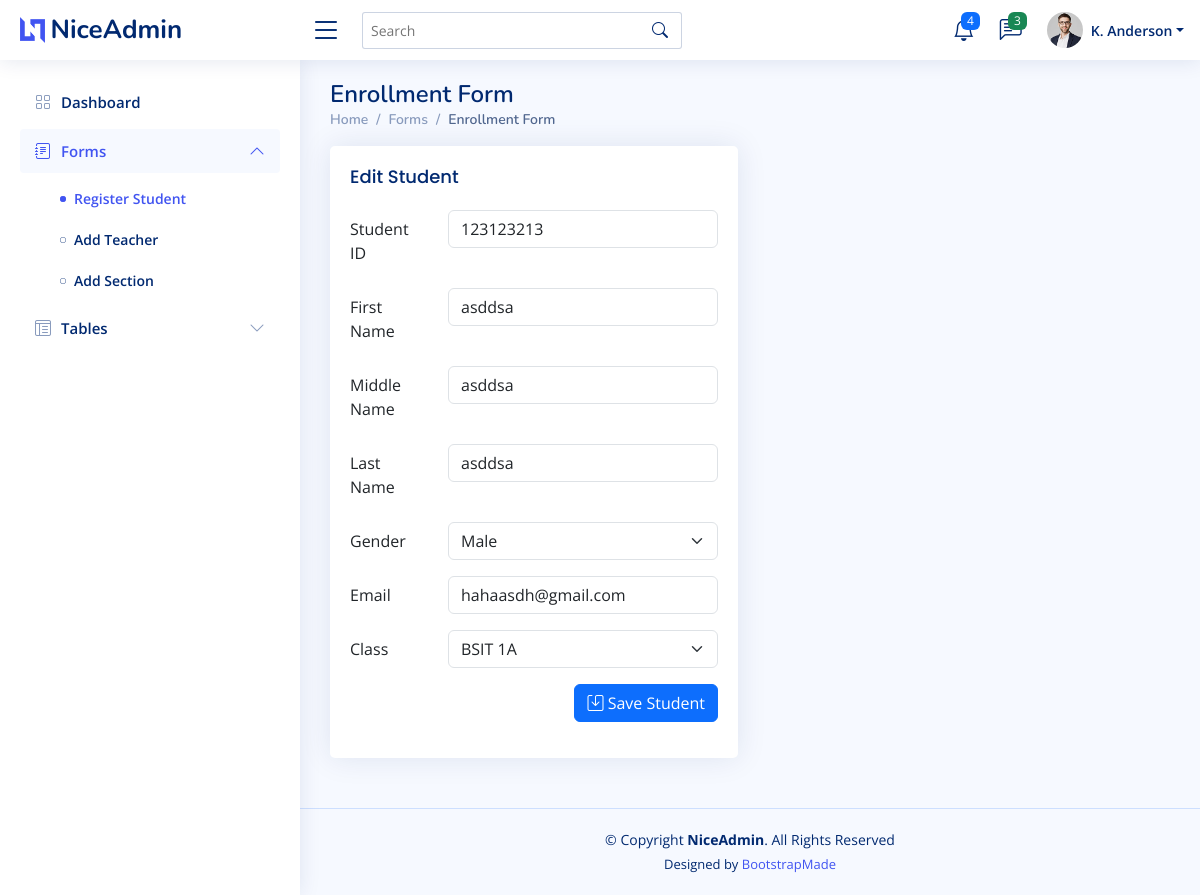
Screenshot of /index.php?page=student_form&id=6 with the database file from the repository.
### tables this page shows
CREATE TABLE `students` (
  `id` int(11) NOT NULL,
  `student_id` varchar(50) NOT NULL,
  `fname` varchar(100) NOT NULL,
  `mname` varchar(100) DEFAULT NULL,
  `lname` varchar(100) NOT NULL,
  `gender` enum('Male','Female') NOT NULL,
  `email` varchar(150) NOT NULL,
  `class_id` int(11) NOT NULL,
  `created_at` timestamp NOT NULL DEFAULT current_timestamp(),
  `updated_at` timestamp NOT NULL DEFAULT current_timestamp() ON UPDATE current_timestamp()
);

### function/function.php (called while the page is built, shortened)
<?php
function dbConnect() {
    $host = "localhost";
    $user = "root";
    $pass = "";
    $dbname = "enroll";
    $conn = mysqli_connect($host, $user, $pass, $dbname);
    return $conn;
}
function fetchAll($query) {
    $conn = dbConnect();
    $result = mysqli_query($conn, $query);
    $data = [];
    while ($row = mysqli_fetch_assoc($result)) {
        $data[] = $row;
    }
    return $data;
}
function getStudentById($id) {
    $conn = dbConnect();
    $id = (int)$id;
    $stmt = mysqli_prepare($conn, "SELECT id, student_id, fname, mname, lname, gender, email, class_id FROM students WHERE id = ? LIMIT 1");
    mysqli_stmt_bind_param($stmt, "i", $id);
    mysqli_stmt_execute($stmt);
    $result = mysqli_stmt_get_result($stmt);
    $row = $result ? mysqli_fetch_assoc($result) : null;
    return $row ?: null;
}

### module/student_form.php (the view, shortened to what this page needs)
<?php include "function/function.php"; ?>
<?php $editId = isset($_GET['id']) ? (int)$_GET['id'] : 0; $editStudent = $editId > 0 ? getStudentById($editId) : null; ?>
<div class="pagetitle">
  <h1>Enrollment Form</h1>
  <nav>
    <ol class="breadcrumb">
      <li class="breadcrumb-item"><a href="index.php?page=dashboard">Home</a></li>
      <li class="breadcrumb-item">Forms</li>
      <li class="breadcrumb-item active">Enrollment Form</li>
    </ol>
  </nav>
</div>
<section class="section">
  <div class="row">
    <div class="col-lg-6">
      <div class="card">
        <div class="card-body">
          <h5 class="card-title"><?php echo $editStudent ? 'Edit Student' : 'Student Enrollment Form'; ?></h5>
          <form action="function/save_student.php" method="POST" novalidate>
            <div class="row mb-3">
              <label for="studentId" class="col-sm-3 col-form-label">Student ID</label>
              <div class="col-sm-9">
                <?php if ($editStudent): ?>
                  <input type="text" name="student_id" value="<?php echo htmlspecialchars($editStudent['student_id']); ?>" class="form-control<?php echo (($errField ?? '') === 'student_id') ? ' is-invalid' : ''; ?>" id="studentId" required>
                <?php endif; ?>
              </div>
            </div>
            <div class="row mb-3">
              <label for="fname" class="col-sm-3 col-form-label">First Name</label>
              <div class="col-sm-9">
                <input type="text" name="fname" value="<?php echo htmlspecialchars($editStudent['fname'] ?? ''); ?>" class="form-control" id="fname" required>
              </div>
            </div>
            <div class="row mb-3">
              <label for="mname" class="col-sm-3 col-form-label">Middle Name</label>
              <div class="col-sm-9">
                <input type="text" name="mname" value="<?php echo htmlspecialchars($editStudent['mname'] ?? ''); ?>" class="form-control" id="mname">
              </div>
            </div>
            <div class="row mb-3">
              <label for="lname" class="col-sm-3 col-form-label">Last Name</label>
              <div class="col-sm-9">
                <input type="text" name="lname" value="<?php echo htmlspecialchars($editStudent['lname'] ?? ''); ?>" class="form-control" id="lname" required>
              </div>
            </div>
            <div class="row mb-3">
              <label for="gender" class="col-sm-3 col-form-label">Gender</label>
              <div class="col-sm-9">
                <select name="gender" class="form-select<?php echo (($errField ?? '') === 'gender') ? ' is-invalid' : ''; ?>" id="gender" required>
                  <option value="Male" <?php echo (($editStudent['gender'] ?? '') === 'Male') ? 'selected' : ''; ?>>Male</option>
                </select>
              </div>
            </div>
            <div class="row mb-3">
              <label for="email" class="col-sm-3 col-form-label">Email</label>
              <div class="col-sm-9">
                <input type="email" name="email" value="<?php echo htmlspecialchars($editStudent['email'] ?? ''); ?>" class="form-control<?php echo (($errField ?? '') === 'email') ? ' is-invalid' : ''; ?>" id="email" required>
              </div>
            </div>
            <div class="row mb-3">
              <label for="class_id" class="col-sm-3 col-form-label">Class</label>
              <div class="col-sm-9">
                <select name="class_id" class="form-select<?php echo (($errField ?? '') === 'class_id') ? ' is-invalid' : ''; ?>" id="class_id" required>
                  <?php
                  $classes = fetchAll("SELECT id, name FROM classes");
                  foreach ($classes as $c) {
                      $sel = (($editStudent['class_id'] ?? null) == $c['id']) ? 'selected' : '';
                      echo "<option value='{$c['id']}' {$sel}>{$c['name']}</option>";
                  }
                  ?>
                </select>
              </div>
            </div>
            <div class="row mb-3">
              <div class="col-sm-12 text-end">
                <button type="submit" class="btn btn-primary">
                  <i class="bi bi-save"></i> Save Student
                </button>
              </div>
            </div>
          </form>
        </div>
      </div>
    </div>
  </div>
</section>

### assets/css/style.css (style rules this page uses)
:root { scroll-behavior: smooth; }
body { font-family: "Open Sans", sans-serif; background: #f6f9ff; color: #444444; }
a { color: #4154f1; text-decoration: none; }
h1, h2, h3, h4, h5, h6 { font-family: "Nunito", sans-serif; }
.pagetitle { margin-bottom: 10px; }
.pagetitle h1 { font-size: 24px; margin-bottom: 0; font-weight: 600; color: #012970; }
.card { margin-bottom: 30px; border: none; border-radius: 5px; box-shadow: 0px 0 30px rgba(1, 41, 112, 0.1); }
.card-title { padding: 20px 0 15px 0; font-size: 18px; font-weight: 500; color: #012970; font-family: "Poppins", sans-serif; }
.card-body { padding: 0 20px 20px 20px; }
.breadcrumb { font-size: 14px; font-family: "Nunito", sans-serif; color: #899bbd; font-weight: 600; }
.breadcrumb a { color: #899bbd; transition: 0.3s; }
.breadcrumb .breadcrumb-item::before { color: #899bbd; }
.breadcrumb .active { color: #51678f; font-weight: 600; }

### rows the page displays
students: student_id "123123213", fname "asddsa", mname "asddsa", lname "asddsa", gender "Male", email "hahaasdh@gmail.com"

### other values shown
form field class_id "BSIT 1A"
